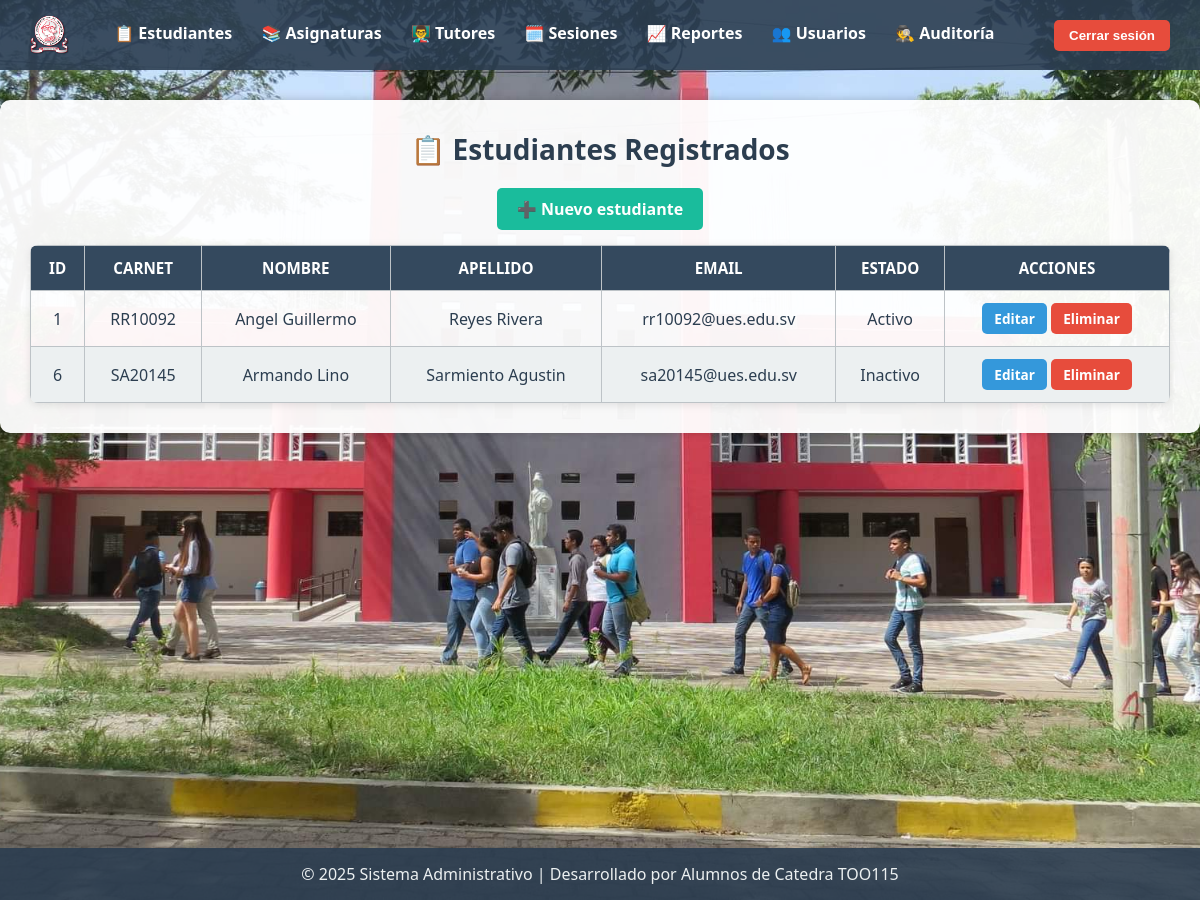
The page /controladores/EstudiantesController.php on the database as committed earlier.
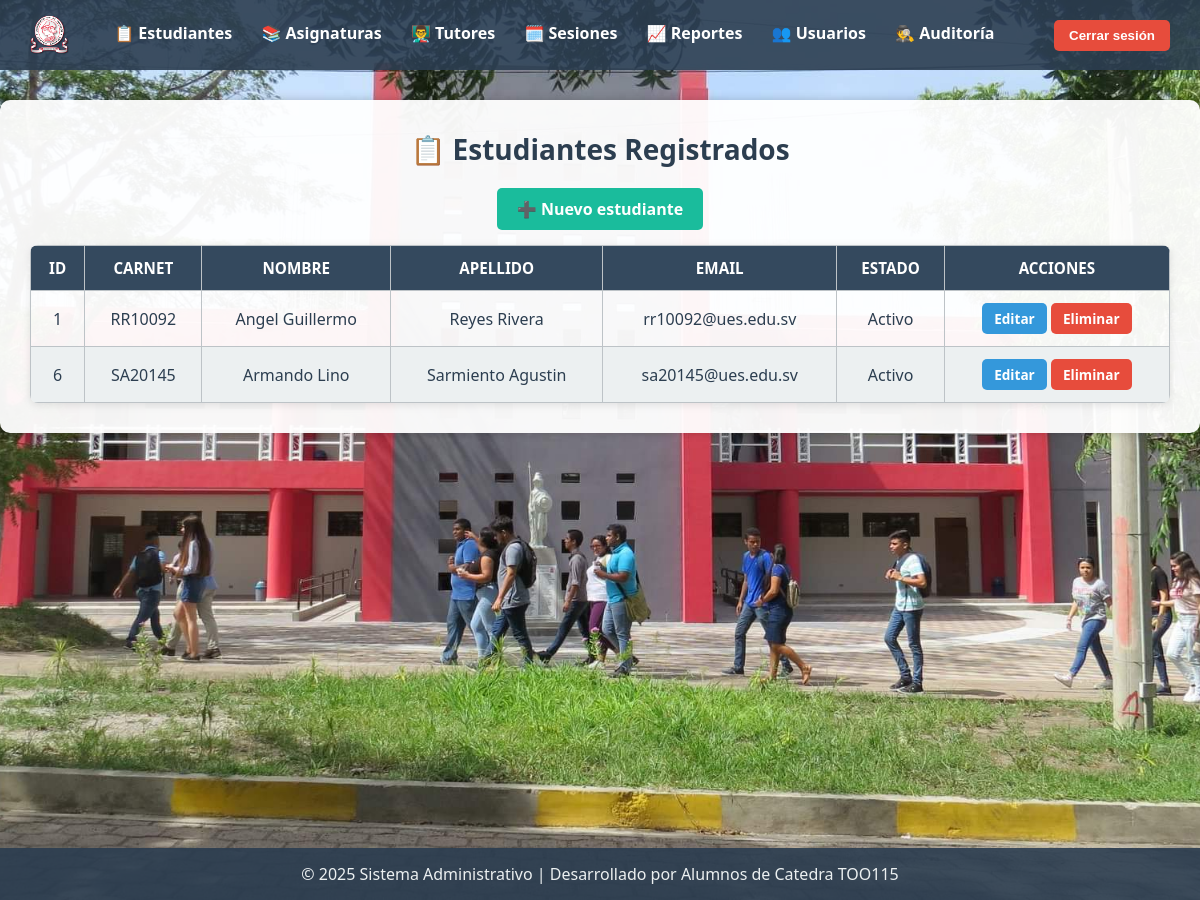
The same page on the database as committed later.
### tables this page shows
CREATE TABLE `estudiante` (
  `id_estudiante` int(11) NOT NULL,
  `carnet` varchar(20) NOT NULL,
  `nombre` varchar(80) NOT NULL,
  `apellido` varchar(80) NOT NULL,
  `email` varchar(120) NOT NULL,
  `estado` tinyint(4) DEFAULT 1,
  `creado_en` datetime DEFAULT current_timestamp(),
  `actualizado_en` datetime DEFAULT current_timestamp() ON UPDATE current_timestamp()
);

### Modelos/Estudiante.php (called while the page is built, shortened)
<?php
class Estudiante {
  private $db;
  public function __construct($conexion) {
    $this->db = $conexion;
  }
  public function listar() {
    $sql = "SELECT * FROM estudiante ORDER BY id_estudiante ASC";
    return $this->db->query($sql);
  }
}

### vistas/estudiantes/listarEstudiantes.php (the view, shortened to what this page needs)
<?php include_once(dirname(__DIR__) . '/plantillas/menu.php'); ?>
<!DOCTYPE html>
<html lang="es">
<head>
  <link rel="stylesheet" href="../../publico/recursos/estilo.css">
</head>
<body>
<section class="seccion-estudiantes">
  <h2>📋 Estudiantes Registrados</h2>
  <div class="acciones-superiores">
    <a class="boton-nuevo" href="<?= BASE_URL ?>/index.php?modulo=estudiantes&accion=crear">➕ Nuevo estudiante</a>
  </div>
  <table class="tabla-estudiantes">
    <thead>
      <tr>
        <th>ID</th>
        <th>Carnet</th>
        <th>Nombre</th>
        <th>Apellido</th>
        <th>Email</th>
        <th>Estado</th>
        <th>Acciones</th>
      </tr>
    </thead>
    <tbody>
      <?php if ($estudiantes && $estudiantes->num_rows > 0): ?>
        <?php while ($row = $estudiantes->fetch_assoc()) : ?>
          <tr>
            <td><?= $row['id_estudiante'] ?></td>
            <td><?= $row['carnet'] ?></td>
            <td><?= $row['nombre'] ?></td>
            <td><?= $row['apellido'] ?></td>
            <td><?= $row['email'] ?></td>
            <td><?= $row['estado'] ? 'Activo' : 'Inactivo' ?></td>
            <td>
              <a class="accion-editar" href="<?= BASE_URL ?>/index.php?modulo=estudiantes&accion=editar&id=<?= $row['id_estudiante'] ?>">Editar</a>
              <a class="accion-eliminar" href="<?= BASE_URL ?>/index.php?modulo=estudiantes&accion=eliminar&id=<?= $row['id_estudiante'] ?>" onclick="return confirm('¿Eliminar estudiante?')">Eliminar</a>
            </td>
          </tr>
        <?php endwhile; ?>
      <?php else: ?>
        <tr><td colspan="7">No hay estudiantes registrados.</td></tr>
      <?php endif; ?>
    </tbody>
  </table>
</section>
</body>
</html>

### controladores/EstudiantesController.php (shortened to what this page needs)
<?php
include_once(dirname(__DIR__) . '/config/db.php');
include_once(dirname(__DIR__) . '/modelos/Estudiante.php');
$estudianteModelo = new Estudiante($conexion);
$accion = $_GET['accion'] ?? 'listar';
switch ($accion) {
  case 'listar':
    $estudiantes = $estudianteModelo->listar();
    include_once(dirname(__DIR__) . '/vistas/plantillas/layout.php');
    include_once(dirname(__DIR__) . '/vistas/estudiantes/listarEstudiantes.php');
    break;
}

### vistas/plantillas/layout.php (shortened to what this page needs)
<!DOCTYPE html>
<html lang="es">
<head>
  <link rel="stylesheet" href="<?= BASE_URL ?>/publico/recursos/estilo.css">
</head>
<body>
  <?php include_once(dirname(__DIR__) . '/plantillas/menu.php'); ?>
  <main class="contenido">
    <?php include_once($vista); ?>
  </main>
</body>
</html>
<?php include_once(dirname(__DIR__) . '/plantillas/footer.php'); ?>

### vistas/plantillas/menu.php (shortened to what this page needs)
<nav class="menu">
  <div class="nav-links">
    <a href="<?= BASE_URL ?>/index.php">
      <img src="<?= BASE_URL ?>/assets/icono_minerva.png" alt="Inicio" class="icono-inicio">
    </a>
    <a href="<?= BASE_URL ?>/index.php?modulo=estudiantes&accion=listar">📋 Estudiantes</a>
    <a href="<?= BASE_URL ?>/index.php?modulo=asignaturas&accion=listar">📚 Asignaturas</a>
    <a href="<?= BASE_URL ?>/index.php?modulo=tutores&accion=listar">👨‍🏫 Tutores</a>
    <a href="<?= BASE_URL ?>/index.php?modulo=sesiones&accion=listar">🗓️ Sesiones</a>
    <a href="<?= BASE_URL ?>/index.php?modulo=reportes&accion=listar">📈 Reportes</a>
    <a href="<?= BASE_URL ?>/index.php?modulo=usuarios&accion=listar">👥 Usuarios</a>
    <a href="<?= BASE_URL ?>/index.php?modulo=auditoria&accion=listar">🕵️ Auditoría</a>
  </div>
  <form method="POST" action="<?= BASE_URL ?>/logout.php">
    <button class="logout">Cerrar sesión</button>
  </form>
</nav>

### vistas/plantillas/footer.php
<footer class="footer">
  <p>© <?= date('Y') ?> Sistema Administrativo | Desarrollado por Alumnos de Catedra TOO115</p>
</footer>

### Publico/recursos/estilo.css (style rules this page uses)
* { margin: 0; padding: 0; box-sizing: border-box; }
body { font-family: 'Segoe UI', sans-serif; background: url('../assets/fondo.jpg') no-repeat center center fixed; background-size: cover; min-height: 100vh; color: white; padding-bottom: 60px; }
nav { background-color: rgba(44, 62, 80, 0.9); padding: 15px 30px; display: flex; justify-content: space-between; align-items: center; position: fixed; width: 100%; top: 0; z-index: 1000; }
.nav-links a { color: white; margin-right: 25px; text-decoration: none; font-weight: bold; transition: color 0.3s; }
.logout { background-color: #e74c3c; border: none; color: white; padding: 8px 15px; cursor: pointer; border-radius: 5px; font-weight: bold; transition: background 0.3s; }
.contenido { margin-top: 100px; text-align: center; animation: fadeIn 1.5s ease-in-out; }
.footer { background-color: rgba(44, 62, 80, 0.9); text-align: center; padding: 15px; color: #ecf0f1; position: fixed; bottom: 0; width: 100%; left: 0; }
.seccion-estudiantes { background-color: rgba(255, 255, 255, 0.95); padding: 30px; border-radius: 10px; color: #2c3e50; box-shadow: 0 0 10px rgba(0,0,0,0.2); max-width: 1400px; margin: 100px auto 30px auto; animation: fadeIn 0.8s ease-in-out; }
.seccion-estudiantes h2 { margin-bottom: 20px; font-size: 28px; text-align: center; }
.acciones-superiores { margin-bottom: 15px; text-align: center; }
.boton-nuevo { background-color: #1abc9c; color: white; padding: 10px 20px; text-decoration: none; border-radius: 5px; font-weight: bold; transition: background 0.3s; display: inline-block; }
.tabla-estudiantes { width: 100%; border-collapse: collapse; font-size: 16px; box-shadow: 0 2px 8px rgba(0,0,0,0.1); border-radius: 8px; overflow: hidden; }
.tabla-estudiantes th, .tabla-estudiantes td { border: 1px solid #bdc3c7; padding: 12px; text-align: center; }
.tabla-estudiantes th { background-color: #34495e; color: white; text-transform: uppercase; font-size: 0.95em; }
.tabla-estudiantes tr:nth-child(even) { background-color: #ecf0f1; }
.tabla-estudiantes tbody tr { transition: background-color 0.2s ease; }
.accion-editar, .accion-eliminar, .accion-desactivar, .accion-activar { padding: 6px 12px; text-decoration: none; border-radius: 5px; font-weight: bold; margin: 0; font-size: 0.85em; transition: all 0.3s ease; display: inline-block; }
.accion-editar { background-color: #3498db; color: white; }
.accion-eliminar { background-color: #e74c3c; color: white; }
.icono-inicio { width: 40px; height: 40px; vertical-align: middle; margin-right: 15px; transition: transform 0.3s; }

Rows that differ between the two databases and show on the page:
changed estudiante "SA20145": estado "Inactivo" → "Activo"
